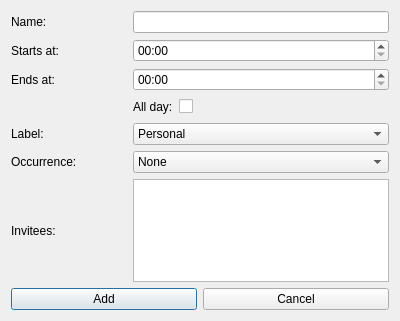
<?xml version="1.0" encoding="UTF-8"?>
<ui version="4.0">
 <class>Add_dialog</class>
 <widget class="QDialog" name="Add_dialog">
  <property name="geometry">
   <rect>
    <x>0</x>
    <y>0</y>
    <width>400</width>
    <height>321</height>
   </rect>
  </property>
  <property name="windowTitle">
   <string>New Event</string>
  </property>
  <property name="windowIcon">
   <iconset resource="../resources/clndr_res.qrc">
    <normaloff>:/calendar.ico</normaloff>:/calendar.ico</iconset>
  </property>
  <layout class="QGridLayout" name="gridLayout">
   <item row="0" column="0">
    <layout class="QGridLayout" name="gridLayout_2">
     <item row="3" column="1">
      <widget class="QLabel" name="label_3">
       <property name="text">
        <string>Ends at:</string>
       </property>
      </widget>
     </item>
     <item row="7" column="2">
      <spacer name="horizontalSpacer_6">
       <property name="orientation">
        <enum>Qt::Horizontal</enum>
       </property>
       <property name="sizeHint" stdset="0">
        <size>
         <width>40</width>
         <height>20</height>
        </size>
       </property>
      </spacer>
     </item>
     <item row="5" column="2">
      <spacer name="horizontalSpacer_3">
       <property name="orientation">
        <enum>Qt::Horizontal</enum>
       </property>
       <property name="sizeHint" stdset="0">
        <size>
         <width>40</width>
         <height>20</height>
        </size>
       </property>
      </spacer>
     </item>
     <item row="5" column="3">
      <widget class="QComboBox" name="labelComboBox">
       <item>
        <property name="text">
         <string>Personal</string>
        </property>
       </item>
       <item>
        <property name="text">
         <string>Family</string>
        </property>
       </item>
       <item>
        <property name="text">
         <string>Work</string>
        </property>
       </item>
       <item>
        <property name="text">
         <string>School</string>
        </property>
       </item>
      </widget>
     </item>
     <item row="3" column="2">
      <spacer name="horizontalSpacer_4">
       <property name="orientation">
        <enum>Qt::Horizontal</enum>
       </property>
       <property name="sizeHint" stdset="0">
        <size>
         <width>40</width>
         <height>20</height>
        </size>
       </property>
      </spacer>
     </item>
     <item row="6" column="2">
      <spacer name="horizontalSpacer_5">
       <property name="orientation">
        <enum>Qt::Horizontal</enum>
       </property>
       <property name="sizeHint" stdset="0">
        <size>
         <width>40</width>
         <height>20</height>
        </size>
       </property>
      </spacer>
     </item>
     <item row="2" column="3">
      <widget class="QTimeEdit" name="startTimeEdit">
       <property name="displayFormat">
        <string>HH:mm</string>
       </property>
      </widget>
     </item>
     <item row="5" column="1">
      <widget class="QLabel" name="label_5">
       <property name="text">
        <string>Label:</string>
       </property>
      </widget>
     </item>
     <item row="3" column="3">
      <widget class="QTimeEdit" name="endTimeEdit">
       <property name="displayFormat">
        <string>HH:mm</string>
       </property>
      </widget>
     </item>
     <item row="1" column="3">
      <widget class="QLineEdit" name="nameLineEdit">
       <property name="maxLength">
        <number>15</number>
       </property>
      </widget>
     </item>
     <item row="1" column="1">
      <widget class="QLabel" name="label">
       <property name="text">
        <string>Name:</string>
       </property>
      </widget>
     </item>
     <item row="6" column="3">
      <widget class="QComboBox" name="occComboBox">
       <item>
        <property name="text">
         <string>None</string>
        </property>
       </item>
       <item>
        <property name="text">
         <string>Daily</string>
        </property>
       </item>
       <item>
        <property name="text">
         <string>Weekly</string>
        </property>
       </item>
      </widget>
     </item>
     <item row="1" column="2">
      <spacer name="horizontalSpacer">
       <property name="orientation">
        <enum>Qt::Horizontal</enum>
       </property>
       <property name="sizeHint" stdset="0">
        <size>
         <width>40</width>
         <height>20</height>
        </size>
       </property>
      </spacer>
     </item>
     <item row="2" column="1">
      <widget class="QLabel" name="label_2">
       <property name="text">
        <string>Starts at:</string>
       </property>
      </widget>
     </item>
     <item row="4" column="2">
      <spacer name="horizontalSpacer_8">
       <property name="orientation">
        <enum>Qt::Horizontal</enum>
       </property>
       <property name="sizeHint" stdset="0">
        <size>
         <width>40</width>
         <height>20</height>
        </size>
       </property>
      </spacer>
     </item>
     <item row="4" column="3">
      <layout class="QHBoxLayout" name="horizontalLayout_2">
       <item>
        <widget class="QLabel" name="label_7">
         <property name="text">
          <string>All day:</string>
         </property>
        </widget>
       </item>
       <item>
        <widget class="QCheckBox" name="allDayCheckBox">
         <property name="text">
          <string/>
         </property>
        </widget>
       </item>
       <item>
        <spacer name="horizontalSpacer_9">
         <property name="orientation">
          <enum>Qt::Horizontal</enum>
         </property>
         <property name="sizeHint" stdset="0">
          <size>
           <width>40</width>
           <height>20</height>
          </size>
         </property>
        </spacer>
       </item>
      </layout>
     </item>
     <item row="7" column="3">
      <widget class="QListView" name="listView">
       <property name="selectionMode">
        <enum>QAbstractItemView::MultiSelection</enum>
       </property>
      </widget>
     </item>
     <item row="4" column="1">
      <spacer name="horizontalSpacer_7">
       <property name="orientation">
        <enum>Qt::Horizontal</enum>
       </property>
       <property name="sizeHint" stdset="0">
        <size>
         <width>40</width>
         <height>20</height>
        </size>
       </property>
      </spacer>
     </item>
     <item row="2" column="2">
      <spacer name="horizontalSpacer_2">
       <property name="orientation">
        <enum>Qt::Horizontal</enum>
       </property>
       <property name="sizeHint" stdset="0">
        <size>
         <width>40</width>
         <height>20</height>
        </size>
       </property>
      </spacer>
     </item>
     <item row="6" column="1">
      <widget class="QLabel" name="label_4">
       <property name="text">
        <string>Occurrence:</string>
       </property>
      </widget>
     </item>
     <item row="7" column="1">
      <widget class="QLabel" name="label_6">
       <property name="text">
        <string>Invitees:</string>
       </property>
      </widget>
     </item>
    </layout>
   </item>
   <item row="1" column="0">
    <layout class="QHBoxLayout" name="horizontalLayout">
     <item>
      <widget class="QPushButton" name="addButton">
       <property name="text">
        <string>Add</string>
       </property>
      </widget>
     </item>
     <item>
      <widget class="QPushButton" name="cancelButton">
       <property name="text">
        <string>Cancel</string>
       </property>
      </widget>
     </item>
    </layout>
   </item>
  </layout>
 </widget>
 <resources>
  <include location="../resources/clndr_res.qrc"/>
 </resources>
 <connections/>
</ui>
